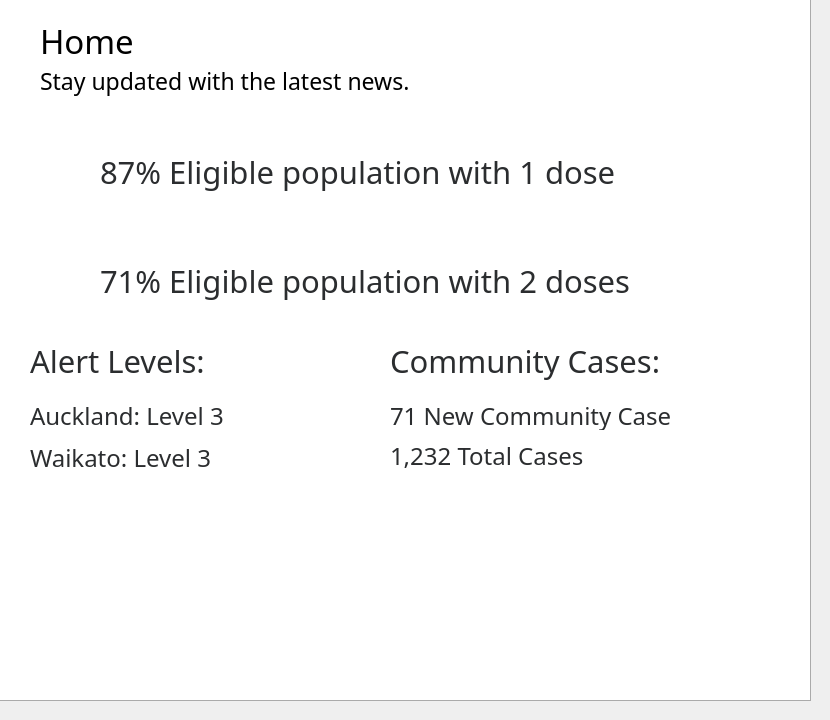
      <widget class="QWidget" name="uiUserHomePage">
       <widget class="QFrame" name="HomeFrame">
        <property name="geometry">
         <rect>
          <x>-10</x>
          <y>-10</y>
          <width>821</width>
          <height>711</height>
         </rect>
        </property>
        <property name="autoFillBackground">
         <bool>false</bool>
        </property>
        <property name="styleSheet">
         <string notr="true">
background-color: white;</string>
        </property>
        <property name="frameShape">
         <enum>QFrame::Box</enum>
        </property>
        <property name="frameShadow">
         <enum>QFrame::Raised</enum>
        </property>
        <widget class="QLabel" name="label1Dose">
         <property name="geometry">
          <rect>
           <x>110</x>
           <y>131</y>
           <width>651</width>
           <height>101</height>
          </rect>
         </property>
         <property name="font">
          <font>
           <family>Quicksand</family>
           <pointsize>23</pointsize>
           <weight>25</weight>
           <italic>false</italic>
           <bold>false</bold>
          </font>
         </property>
         <property name="styleSheet">
          <string notr="true">font-family: Quicksand;
font-style: thin;
font-weight: 200;
font-size: 23pt;
line-height: 23px;
color: #2B2D2F;
</string>
         </property>
         <property name="text">
          <string>87% Eligible population with 1 dose</string>
         </property>
        </widget>
        <widget class="QLabel" name="label2Dose">
         <property name="geometry">
          <rect>
           <x>110</x>
           <y>240</y>
           <width>651</width>
           <height>101</height>
          </rect>
         </property>
         <property name="font">
          <font>
           <family>Quicksand</family>
           <pointsize>23</pointsize>
           <weight>25</weight>
           <italic>false</italic>
           <bold>false</bold>
          </font>
         </property>
         <property name="styleSheet">
          <string notr="true">font-family: Quicksand;
font-style: thin;
font-weight: 200;
font-size: 23pt;
line-height: 23px;
color: #2B2D2F;
</string>
         </property>
         <property name="text">
          <string>71% Eligible population with 2 doses</string>
         </property>
        </widget>
        <widget class="QLabel" name="labelUpdates">
         <property name="geometry">
          <rect>
           <x>40</x>
           <y>340</y>
           <width>241</width>
           <height>61</height>
          </rect>
         </property>
         <property name="font">
          <font>
           <family>Quicksand</family>
           <pointsize>23</pointsize>
           <weight>25</weight>
           <italic>false</italic>
           <bold>false</bold>
          </font>
         </property>
         <property name="styleSheet">
          <string notr="true">font-family: Quicksand;
font-style: thin;
font-weight: 200;
font-size: 23pt;
line-height: 23px;
color: #2B2D2F;
</string>
         </property>
         <property name="text">
          <string>Alert Levels:</string>
         </property>
        </widget>
        <widget class="QLabel" name="labelAuckland">
         <property name="geometry">
          <rect>
           <x>40</x>
           <y>400</y>
           <width>261</width>
           <height>51</height>
          </rect>
         </property>
         <property name="font">
          <font>
           <family>Quicksand</family>
           <pointsize>18</pointsize>
           <weight>25</weight>
           <italic>false</italic>
           <bold>false</bold>
          </font>
         </property>
         <property name="styleSheet">
          <string notr="true">font-family: Quicksand;
font-style: thin;
font-weight: 200;
font-size: 18pt;
line-height: 23px;
color: #2B2D2F;
</string>
         </property>
         <property name="text">
          <string>Auckland: Level 3</string>
         </property>
        </widget>
        <widget class="QLabel" name="labelWaikato">
         <property name="geometry">
          <rect>
           <x>40</x>
           <y>447</y>
           <width>261</width>
           <height>41</height>
          </rect>
         </property>
         <property name="font">
          <font>
           <family>Quicksand</family>
           <pointsize>18</pointsize>
           <weight>25</weight>
           <italic>false</italic>
           <bold>false</bold>
          </font>
         </property>
         <property name="styleSheet">
          <string notr="true">font-family: Quicksand;
font-style: thin;
font-weight: 200;
font-size: 18pt;
line-height: 23px;
color: #2B2D2F;
</string>
         </property>
         <property name="text">
          <string>Waikato: Level 3</string>
         </property>
        </widget>
        <widget class="QLabel" name="labelNewCases">
         <property name="geometry">
          <rect>
           <x>400</x>
           <y>400</y>
           <width>281</width>
           <height>51</height>
          </rect>
         </property>
         <property name="font">
          <font>
           <family>Quicksand</family>
           <pointsize>18</pointsize>
           <weight>25</weight>
           <italic>false</italic>
           <bold>false</bold>
          </font>
         </property>
         <property name="styleSheet">
          <string notr="true">font-family: Quicksand;
font-style: thin;
font-weight: 200;
font-size: 18pt;
line-height: 23px;
color: #2B2D2F;
</string>
         </property>
         <property name="text">
          <string>71 New Community Cases</string>
         </property>
        </widget>
        <widget class="QLabel" name="labelTotalCases">
         <property name="geometry">
          <rect>
           <x>400</x>
           <y>440</y>
           <width>281</width>
           <height>51</height>
          </rect>
         </property>
         <property name="font">
          <font>
           <family>Quicksand</family>
           <pointsize>18</pointsize>
           <weight>25</weight>
           <italic>false</italic>
           <bold>false</bold>
          </font>
         </property>
         <property name="styleSheet">
          <string notr="true">font-family: Quicksand;
font-style: thin;
font-weight: 200;
font-size: 18pt;
line-height: 23px;
color: #2B2D2F;
</string>
         </property>
         <property name="text">
          <string>1,232 Total Cases </string>
         </property>
        </widget>
        <widget class="QLabel" name="labelHomeHeading">
         <property name="geometry">
          <rect>
           <x>50</x>
           <y>30</y>
           <width>241</width>
           <height>41</height>
          </rect>
         </property>
         <property name="styleSheet">
          <string notr="true">font-family: Monterrat;
font-style: normal;
font-weight: 400;
font-size: 33px;
line-height: 69px;
color:black;</string>
         </property>
         <property name="text">
          <string>Home</string>
         </property>
        </widget>
        <widget class="QLabel" name="labelSubheading1">
         <property name="geometry">
          <rect>
           <x>50</x>
           <y>70</y>
           <width>551</width>
           <height>41</height>
          </rect>
         </property>
         <property name="styleSheet">
          <string notr="true">font-family: Monterrat;
font-style: normal;
font-weight: 400;
font-size: 23px;
line-height: 69px;
color:black;</string>
         </property>
         <property name="text">
          <string>Stay updated with the latest news.</string>
         </property>
        </widget>
        <widget class="QLabel" name="labelCases">
         <property name="geometry">
          <rect>
           <x>400</x>
           <y>340</y>
           <width>341</width>
           <height>61</height>
          </rect>
         </property>
         <property name="font">
          <font>
           <family>Quicksand</family>
           <pointsize>23</pointsize>
           <weight>25</weight>
           <italic>false</italic>
           <bold>false</bold>
          </font>
         </property>
         <property name="styleSheet">
          <string notr="true">font-family: Quicksand;
font-style: thin;
font-weight: 200;
font-size: 23pt;
line-height: 23px;
color: #2B2D2F;
</string>
         </property>
         <property name="text">
          <string>Community Cases:</string>
         </property>
        </widget>
        <widget class="QLabel" name="labelDose1">
         <property name="geometry">
          <rect>
           <x>50</x>
           <y>160</y>
           <width>41</width>
           <height>41</height>
          </rect>
         </property>
         <property name="styleSheet">
          <string notr="true">
box-sizing: border-box;
border-radius: 35px;
border-color: black;</string>
         </property>
         <property name="lineWidth">
          <number>0</number>
         </property>
         <property name="text">
          <string/>
         </property>
         <property name="pixmap">
          <pixmap resource="Resources.qrc">:/res/images/dose1.png</pixmap>
         </property>
         <property name="scaledContents">
          <bool>true</bool>
         </property>
        </widget>
        <widget class="QLabel" name="labelDose2">
         <property name="geometry">
          <rect>
           <x>50</x>
           <y>270</y>
           <width>41</width>
           <height>41</height>
          </rect>
         </property>
         <property name="styleSheet">
          <string notr="true">
box-sizing: border-box;
border-radius: 35px;
border-color: black;</string>
         </property>
         <property name="lineWidth">
          <number>0</number>
         </property>
         <property name="text">
          <string/>
         </property>
         <property name="pixmap">
          <pixmap resource="Resources.qrc">:/res/images/dose2.png</pixmap>
         </property>
         <property name="scaledContents">
          <bool>true</bool>
         </property>
        </widget>
       </widget>
      </widget>
